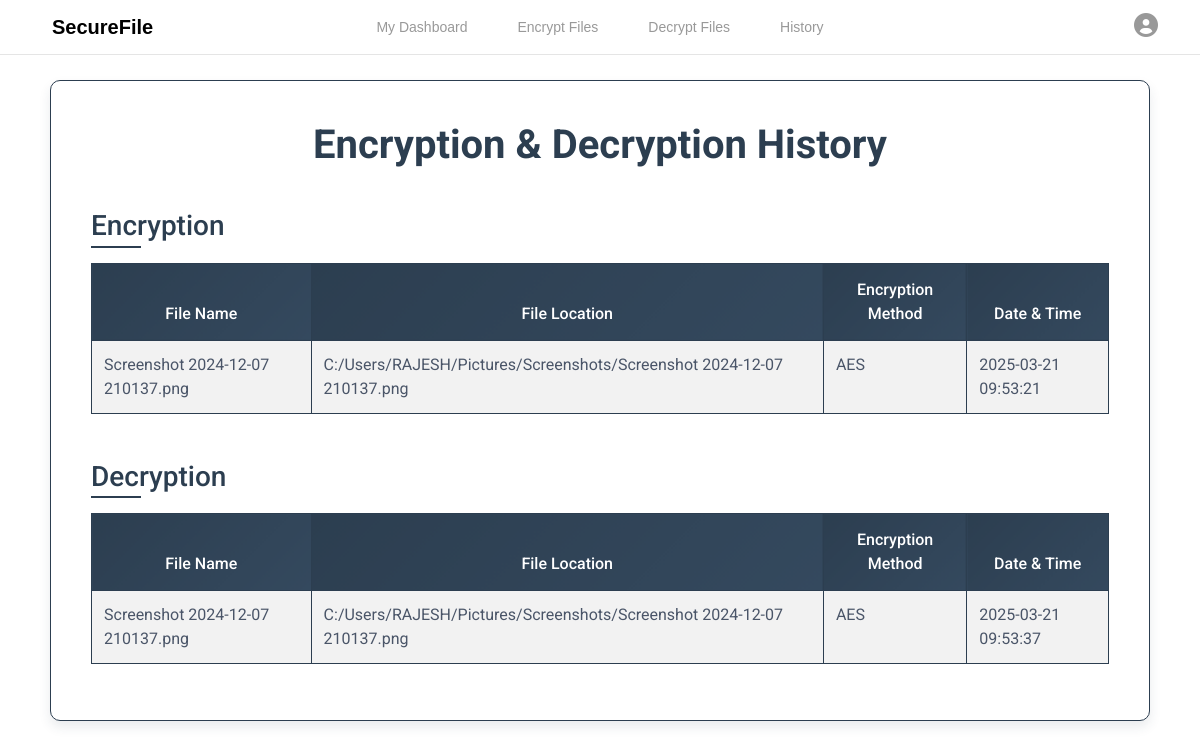
/file_crypto/history/ (signed in), run on the app's committed database.
### file_crypto/models.py (models this page shows, shortened)
class EncryptionHistory(models.Model):
    ACTION_CHOICES = (
        ('ENCRYPT', 'Encryption'),
        ('DECRYPT', 'Decryption'),
    )
    user = models.ForeignKey(User, on_delete=models.CASCADE)
    filename = models.CharField(max_length=255)
    file_location = models.CharField(max_length=512)
    encryption_method = models.CharField(max_length=50)
    action_type = models.CharField(max_length=10, choices=ACTION_CHOICES, default='ENCRYPT')
    timestamp = models.DateTimeField(auto_now_add=True)

### file_crypto/views.py (the view)
# urls.py: path('history/', history, name='history'),
@login_required
def history(request):
    encrypt_history = EncryptionHistory.objects.filter(user=request.user, action_type='ENCRYPT').order_by('-timestamp')
    decrypt_history = EncryptionHistory.objects.filter(user=request.user, action_type='DECRYPT').order_by('-timestamp')
    return render(request, "history.html", {
        "encrypt_history": encrypt_history,
        "decrypt_history": decrypt_history
    })

### templates/history.html (shortened to what this page needs)
{% extends "base.html" %}
{% block content %}
<div class="container mt-5 history-container">
    <div class="outer-box">
        <div class="inner-box">
            <h1 class="text-center history-title">Encryption & Decryption History</h1>
            <h2 class="history-subtitle">Encryption</h2>
            {% if encrypt_history %}
                <div class="table-responsive">
                    <table class="table table-striped table-bordered history-table">
                        <thead>
                            <tr>
                                <th>File Name</th>
                                <th>File Location</th>
                                <th>Encryption Method</th>
                                <th>Date & Time</th>
                            </tr>
                        </thead>
                        <tbody>
                            {% for entry in encrypt_history %}
                                <tr>
                                    <td>{{ entry.filename }}</td>
                                    <td>{{ entry.file_location }}</td>
                                    <td>{{ entry.encryption_method }}</td>
                                    <td>{{ entry.timestamp|date:"Y-m-d H:i:s" }}</td>
                                </tr>
                            {% endfor %}
                        </tbody>
                    </table>
                </div>
            {% else %}
                <p class="text-center text-muted">No encryption history found.</p>
            {% endif %}
            <h2 class="history-subtitle">Decryption</h2>
            {% if decrypt_history %}
                <div class="table-responsive">
                    <table class="table table-striped table-bordered history-table">
                        <thead>
                            <tr>
                                <th>File Name</th>
                                <th>File Location</th>
                                <th>Encryption Method</th>
                                <th>Date & Time</th>
                            </tr>
                        </thead>
                        <tbody>
                            {% for entry in decrypt_history %}
                                <tr>
                                    <td>{{ entry.filename }}</td>
                                    <td>{{ entry.file_location }}</td>
                                    <td>{{ entry.encryption_method }}</td>
                                    <td>{{ entry.timestamp|date:"Y-m-d H:i:s" }}</td>
                                </tr>
                            {% endfor %}
                        </tbody>
                    </table>
                </div>
            {% else %}
                <p class="text-center text-muted">No decryption history found.</p>
            {% endif %}
        </div>
    </div>
</div>
{% endblock %}

### static/css/base.css (style rules this page uses)
body { margin: 0; padding: 0; font-family: 'Poppins', 'Arial', sans-serif; background: #ffffff; color: #333333; overflow-x: hidden; position: relative; }

### templates/history.html (style rules this page uses)
.history-container { display: flex; justify-content: center; align-items: center; min-height: calc(100vh - 120px); padding: 20px; }
.inner-box { border: 1px solid #2C3E50; border-radius: 10px; padding: 40px; background: #ffffff; color: #2C3E50; width: 100%; max-width: 1200px; box-shadow: 0 6px 12px rgba(44, 62, 80, 0.1); transition: box-shadow 0.3s ease; }
.history-title { font-size: 40px; font-weight: 700; color: #2C3E50; margin-bottom: 40px; text-align: center; font-family: 'Roboto', sans-serif; animation: fadeInUp 1s ease; }
.history-subtitle { font-size: 28px; font-weight: 500; color: #2C3E50; margin-top: 30px; margin-bottom: 20px; font-family: 'Roboto', sans-serif; position: relative; }
.history-subtitle::after { content: ''; position: absolute; bottom: -5px; left: 0; width: 50px; height: 2px; background: #2C3E50; }
.history-table { border: 1px solid #2C3E50; background: #f9fafb; color: #4A5568; border-radius: 8px; font-family: 'Roboto', sans-serif; font-size: 16px; transition: all 0.3s ease; }
.history-table thead th { background: linear-gradient(135deg, #2C3E50 0%, #34495E 100%); color: #ffffff; text-align: center; border: 1px solid #2C3E50; padding: 14px; font-weight: 500; }
.history-table tbody td { border: 1px solid #2C3E50; padding: 12px; color: #4A5568; }

### data on the page
EncryptionHistory: filename "Screenshot 2024-12-07 210137.png", file_location "C:/Users/RAJESH/Pictures/Screenshots/Screenshot 2024-12-07 210137.png", encryption_method "AES", timestamp "2025-03-21 09:53:21"
EncryptionHistory: filename "Screenshot 2024-12-07 210137.png", file_location "C:/Users/RAJESH/Pictures/Screenshots/Screenshot 2024-12-07 210137.png", encryption_method "AES", timestamp "2025-03-21 09:53:37"
